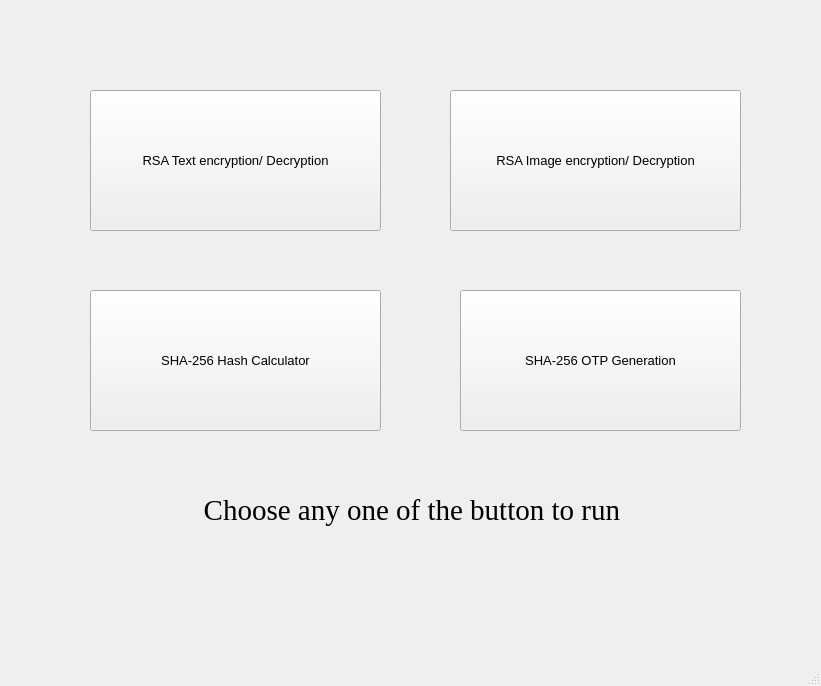
<?xml version="1.0" encoding="UTF-8"?>
<ui version="4.0">
 <class>MainWindow</class>
 <widget class="QMainWindow" name="MainWindow">
  <property name="geometry">
   <rect>
    <x>0</x>
    <y>0</y>
    <width>821</width>
    <height>686</height>
   </rect>
  </property>
  <property name="windowTitle">
   <string>MainWindow</string>
  </property>
  <widget class="QWidget" name="centralwidget">
   <widget class="QPushButton" name="rsaTextButton">
    <property name="geometry">
     <rect>
      <x>90</x>
      <y>90</y>
      <width>291</width>
      <height>141</height>
     </rect>
    </property>
    <property name="font">
     <font>
      <pointsize>10</pointsize>
     </font>
    </property>
    <property name="text">
     <string>RSA Text encryption/ Decryption</string>
    </property>
   </widget>
   <widget class="QPushButton" name="shabutton">
    <property name="geometry">
     <rect>
      <x>90</x>
      <y>290</y>
      <width>291</width>
      <height>141</height>
     </rect>
    </property>
    <property name="font">
     <font>
      <pointsize>10</pointsize>
     </font>
    </property>
    <property name="text">
     <string>SHA-256 Hash Calculator</string>
    </property>
   </widget>
   <widget class="QLabel" name="mainText">
    <property name="geometry">
     <rect>
      <x>90</x>
      <y>470</y>
      <width>651</width>
      <height>81</height>
     </rect>
    </property>
    <property name="font">
     <font>
      <family>Times New Roman</family>
      <pointsize>22</pointsize>
     </font>
    </property>
    <property name="text">
     <string>Choose any one of the button to run </string>
    </property>
    <property name="alignment">
     <set>Qt::AlignCenter</set>
    </property>
   </widget>
   <widget class="QPushButton" name="rsaImageButton">
    <property name="geometry">
     <rect>
      <x>450</x>
      <y>90</y>
      <width>291</width>
      <height>141</height>
     </rect>
    </property>
    <property name="font">
     <font>
      <pointsize>10</pointsize>
     </font>
    </property>
    <property name="text">
     <string>RSA Image encryption/ Decryption</string>
    </property>
   </widget>
   <widget class="QPushButton" name="pushButton">
    <property name="geometry">
     <rect>
      <x>460</x>
      <y>290</y>
      <width>281</width>
      <height>141</height>
     </rect>
    </property>
    <property name="font">
     <font>
      <pointsize>10</pointsize>
     </font>
    </property>
    <property name="text">
     <string>SHA-256 OTP Generation</string>
    </property>
   </widget>
  </widget>
  <widget class="QMenuBar" name="menubar">
   <property name="geometry">
    <rect>
     <x>0</x>
     <y>0</y>
     <width>821</width>
     <height>26</height>
    </rect>
   </property>
  </widget>
  <widget class="QStatusBar" name="statusbar"/>
 </widget>
 <resources/>
 <connections/>
</ui>
